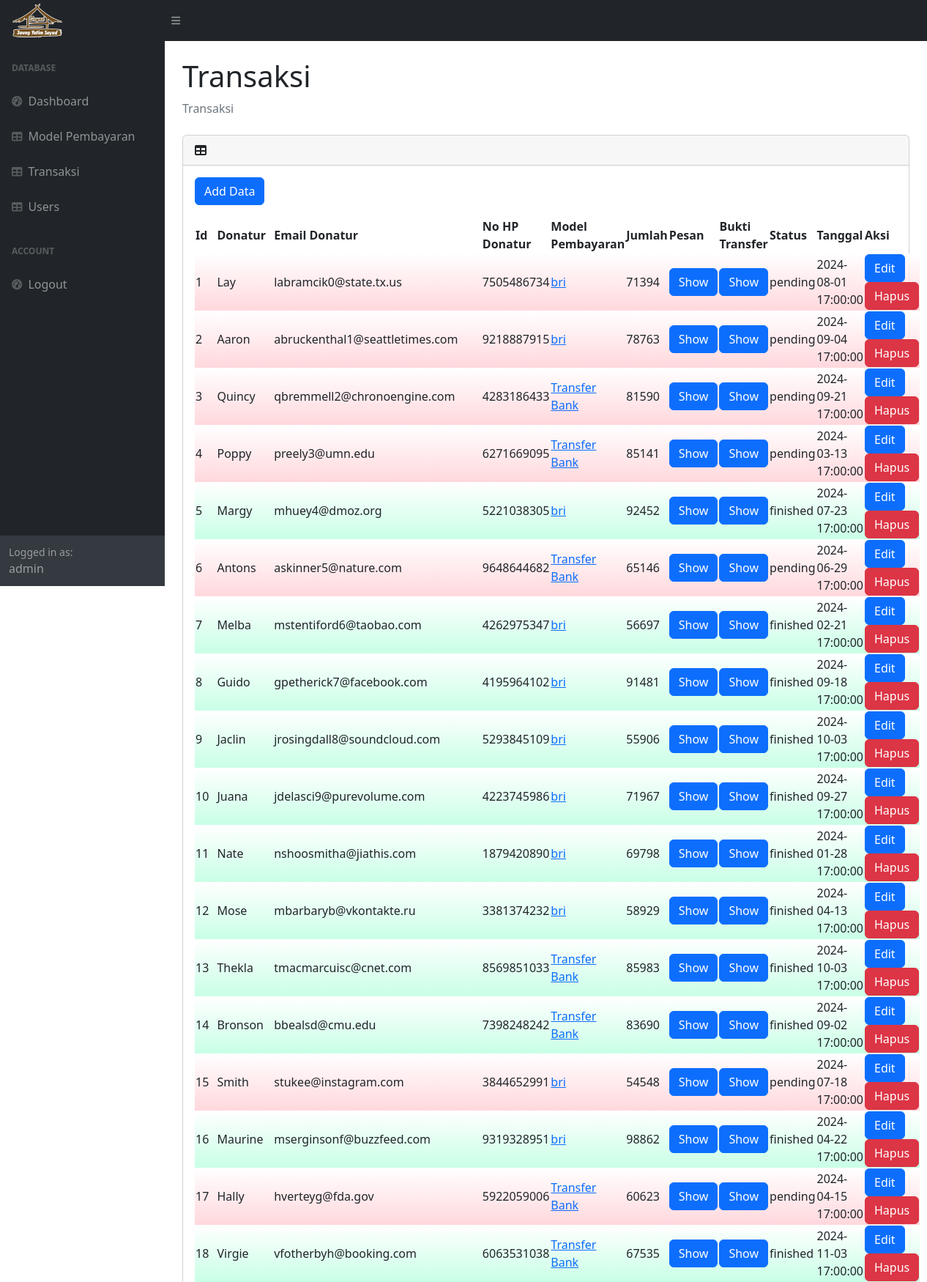
Screenshot of /admin/transaksi.php (signed in, upper part) with the database file from the repository.
### tables this page shows
CREATE TABLE `transaksi` (
  `transaksi_id` int(11) NOT NULL,
  `donatur` varchar(255) DEFAULT NULL,
  `email` varchar(255) NOT NULL,
  `no_hp` varchar(255) NOT NULL,
  `id_model` int(11) DEFAULT NULL,
  `jumlah` int(11) NOT NULL,
  `pesan` text DEFAULT NULL,
  `bukti_transfer` text DEFAULT NULL,
  `status` enum('pending','finished') DEFAULT 'pending',
  `tanggal` timestamp NULL DEFAULT current_timestamp()
);

CREATE TABLE `model_pembayaran` (
  `id_model` int(11) NOT NULL,
  `metode` varchar(50) NOT NULL,
  `keterangan` varchar(255) DEFAULT NULL
);

### admin/transaksi.php (called while the page is built, shortened)
<?php
    require_once __DIR__ . '/../models/transaksi.php';
    require_once __DIR__ . '/../models/modelpembayaran.php';
    $transactions = Transaksi::get_all();
    require_once __DIR__ . '/views/layout.php';
    require_once __DIR__ . '/views/transaksi.php';
?>

### models/model.php (called while the page is built, shortened)
<?php
    require_once __DIR__ . '/connection.php';
    class Model{
        protected static $table_name = "";
        protected static $columns = [];
        public static function get($id){
            global $conn;
            $data = null;
            $result = $conn->query("SELECT * FROM " . static::$table_name . " WHERE " . static::$columns[0] . "=$id");
            if ($result->num_rows > 0){
                $rawdata = $result->fetch_all()[0];
                $data = static::from_array($rawdata);
            }
            return $data;
        }
        public static function get_all(){
            global $conn;
            $datas = [];
            $query = $conn->query("SELECT * FROM " . static::$table_name);
            if ($query->num_rows > 0){
                foreach ($query->fetch_all() as $raw_data){
                    $datas[] = static::from_array($raw_data);
                }
            }
            return $datas;
        }
    }
?>

### models/transaksi.php (called while the page is built, shortened)
<?php
    require_once __DIR__ . '/connection.php';
    require_once __DIR__ . '/model.php';
    require_once __DIR__ . '/modelpembayaran.php';
    class Transaksi extends Model{
        protected $donatur;
        protected $idmodel;
        protected $email;
        protected $no_hp;
        protected $model;
        protected $jumlah;
        protected $bukti_transfer;
        protected $status;
        protected $tanggal;
        function __construct($id, $donatur, $email, $no_hp, $idmodel, $jumlah, $pesan, $bukti_transfer, $status, $tanggal){
            $this->id = $id;
            $this->donatur = $donatur;
            $this->email = $email;
            $this->no_hp = $no_hp;
            $this->idmodel = $idmodel;
            $this->jumlah = $jumlah;
            $this->bukti_transfer = $bukti_transfer;
            $this->status = $status;
            $this->tanggal = $tanggal;
        }
        public static function from_array($array){
            return new Transaksi(
                $array[0],
                $array[1],
                $array[2],
                $array[3],
                $array[4],
                $array[5],
                $array[6],
                $array[7],
                $array[8],
                $array[9]
            );
        }
        function get_id(){
            return $this->id;
        }
        function get_donatur(){
            return $this->donatur;
        }
        function get_email(){
            return $this->email;
        }
        function get_no_hp(){
            return $this->no_hp;
        }
        function get_idmodel(){
            return $this->idmodel;
        }
        function get_model(){
            if ($this->model == null){
                $model = ModelPembayaran::get($this->get_idmodel());
            }
            return $model;
        }
        function get_jumlah(){
            return $this->jumlah;
        }
        function get_bukti_transfer(){
            return $this->bukti_transfer;
        }
        function get_status(){
            return $this->status;
        }
        function get_tanggal(){
            return $this->tanggal;
        }
    }
?>

### models/modelpembayaran.php (called while the page is built, shortened)
<?php
    require_once __DIR__ . '/connection.php';
    require_once __DIR__ . '/model.php';
    class ModelPembayaran extends Model{
        protected $id;
        protected $nama;
        function __construct($id, $nama, $keterangan){
            $this->id = $id;
            $this->nama = $nama;
        }
        public static function from_array($array){
            return new ModelPembayaran(
                $array[0],
                $array[1],
                $array[2],
            );
        }
        function get_id(){
            return $this->id;
        }
        function get_nama(){
            return $this->nama;
        }
    }
?>

### admin/views/transaksi.php (the view, shortened to what this page needs)
<section id="content">
    <div class="container-fluid px-4">
        <h1 class="mt-4">Transaksi</h1>
        <ol class="breadcrumb mb-4">
            <li class="breadcrumb-item active">Transaksi</li>
        </ol>
        <div class="card mt-4">
            <div class="card-header">
                <i class="fas fa-table me-1"></i>
            </div>
            <div class="card-body">
                <button class="btn btn-primary mb-3" onclick="add()">Add Data</button>
                <table id="datatable">
                    <thead>
                        <th>Id</th>
                        <th>Donatur</th>
                        <th>Email Donatur</th>
                        <th>No HP Donatur</th>
                        <th>Model Pembayaran</th>
                        <th>Jumlah</th>
                        <th>Pesan</th>
                        <th>Bukti Transfer</th>
                        <th>Status</th>
                        <th>Tanggal</th>
                        <th>Aksi</th>
                    </thead>
                    <tbody>
                        <?php foreach($transactions as $transaction) { ?>
                            <tr>
                                <td><?=$transaction->get_id()?></td>
                                <td><?=$transaction->get_donatur()?></td>
                                <td><?=$transaction->get_email()?></td>
                                <td><?=$transaction->get_no_hp()?></td>
                                <td>
                                    <a href="" onclick="search_on_table(this, '<?=$transaction->get_model()->get_id()?>', 'modelpembayaran.php')"><?=$transaction->get_model()->get_nama()?></a>
                                </td>
                                <td><?=$transaction->get_jumlah()?></td>
                                <td>
                                    <button class="btn btn-primary" onclick="
                                        showmsg(this)
                                    ">Show</button>
                                </td>
                                <td>
                                    <button class="btn btn-primary"
                                    onclick="
                                    showimg('../<?= $transaction->get_bukti_transfer() ?>')
                                    ">Show</button>
                                </td>
                                <td>
                                    <value class="
                                        <?php if ($transaction->get_status() == 'pending') {?>
                                            row-pending
                                        <?php } else { ?>
                                            row-confirmed
                                        <?php } ?>
                                    "><?=$transaction->get_status()?></value>
                                </td>
                                <td><?=$transaction->get_tanggal()?></td>
                                <td>
                                    <button class="btn btn-primary" onclick="edit(this)">Edit</button>
                                    <button class="btn btn-danger" onclick="erase(this)">
                                        Hapus
                                    </button>
                                </td>
                            </tr>
                        <?php } ?>
                    </tbody>
                </table>
            </div>
        </div>
    </div>
</section>

### admin/views/transaksi.php (style rules this page uses)
tr:has(td):has(value.row-pending) { background-image:linear-gradient(to top, rgba(255, 156, 168, 0.4), white); }
tr:has(td):has(value.row-confirmed) { background-image:linear-gradient(to top, rgba(167, 255, 214, 0.62), white); }

### rows the page displays
transaksi: transaksi_id "1", donatur "Lay", email "labramcik0@state.tx.us", no_hp "7505486734", id_model.metode "bri", jumlah "71394", status "pending", tanggal "2024-08-01 17:00:00"
transaksi: transaksi_id "2", donatur "Aaron", email "abruckenthal1@seattletimes.com", no_hp "9218887915", id_model.metode "bri", jumlah "78763", status "pending", tanggal "2024-09-04 17:00:00"
transaksi: transaksi_id "3", donatur "Quincy", email "qbremmell2@chronoengine.com", no_hp "4283186433", id_model.metode "Transfer Bank", jumlah "81590", status "pending", tanggal "2024-09-21 17:00:00"
transaksi: transaksi_id "4", donatur "Poppy", email "preely3@umn.edu", no_hp "6271669095", id_model.metode "Transfer Bank", jumlah "85141", status "pending", tanggal "2024-03-13 17:00:00"
transaksi: transaksi_id "5", donatur "Margy", email "mhuey4@dmoz.org", no_hp "5221038305", id_model.metode "bri", jumlah "92452", status "finished", tanggal "2024-07-23 17:00:00"
transaksi: transaksi_id "6", donatur "Antons", email "askinner5@nature.com", no_hp "9648644682", id_model.metode "Transfer Bank", jumlah "65146", status "pending", tanggal "2024-06-29 17:00:00"
transaksi: transaksi_id "7", donatur "Melba", email "mstentiford6@taobao.com", no_hp "4262975347", id_model.metode "bri", jumlah "56697", status "finished", tanggal "2024-02-21 17:00:00"
transaksi: transaksi_id "8", donatur "Guido", email "gpetherick7@facebook.com", no_hp "4195964102", id_model.metode "bri", jumlah "91481", status "finished", tanggal "2024-09-18 17:00:00"
transaksi: transaksi_id "9", donatur "Jaclin", email "jrosingdall8@soundcloud.com", no_hp "5293845109", id_model.metode "bri", jumlah "55906", status "finished", tanggal "2024-10-03 17:00:00"
transaksi: transaksi_id "10", donatur "Juana", email "jdelasci9@purevolume.com", no_hp "4223745986", id_model.metode "bri", jumlah "71967", status "finished", tanggal "2024-09-27 17:00:00"
transaksi: transaksi_id "11", donatur "Nate", email "nshoosmitha@jiathis.com", no_hp "1879420890", id_model.metode "bri", jumlah "69798", status "finished", tanggal "2024-01-28 17:00:00"
transaksi: transaksi_id "12", donatur "Mose", email "mbarbaryb@vkontakte.ru", no_hp "3381374232", id_model.metode "bri", jumlah "58929", status "finished", tanggal "2024-04-13 17:00:00"
transaksi: transaksi_id "13", donatur "Thekla", email "tmacmarcuisc@cnet.com", no_hp "8569851033", id_model.metode "Transfer Bank", jumlah "85983", status "finished", tanggal "2024-10-03 17:00:00"
transaksi: transaksi_id "14", donatur "Bronson", email "bbealsd@cmu.edu", no_hp "7398248242", id_model.metode "Transfer Bank", jumlah "83690", status "finished", tanggal "2024-09-02 17:00:00"
transaksi: transaksi_id "15", donatur "Smith", email "stukee@instagram.com", no_hp "3844652991", id_model.metode "bri", jumlah "54548", status "pending", tanggal "2024-07-18 17:00:00"
transaksi: transaksi_id "16", donatur "Maurine", email "mserginsonf@buzzfeed.com", no_hp "9319328951", id_model.metode "bri", jumlah "98862", status "finished", tanggal "2024-04-22 17:00:00"
transaksi: transaksi_id "17", donatur "Hally", email "hverteyg@fda.gov", no_hp "5922059006", id_model.metode "Transfer Bank", jumlah "60623", status "pending", tanggal "2024-04-15 17:00:00"
transaksi: transaksi_id "18", donatur "Virgie", email "vfotherbyh@booking.com", no_hp "6063531038", id_model.metode "Transfer Bank", jumlah "67535", status "finished", tanggal "2024-11-03 17:00:00"

### other values shown
unserialize($_SESSION['user'])->get_username() "admin"
